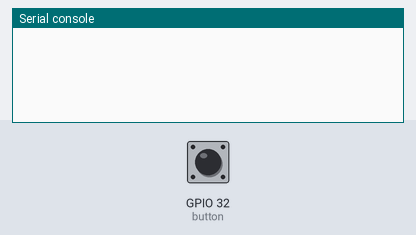
Simulated run of this program. Board: ESP32 board running MicroPython. On the bench: the last lines printed to the serial console. The inputs (shaded band) are chosen by the test bench; at power-on: GPIO 32 (button) HIGH.

Above: at 1.2 s.
1.3 s: GPIO 32 (button) pulled LOW for 0.15 s
At 2.5 s:
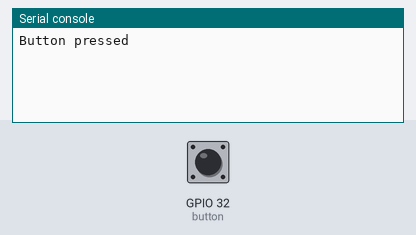
2.9 s: GPIO 32 (button) pulled LOW for 1 s
At 4.5 s:
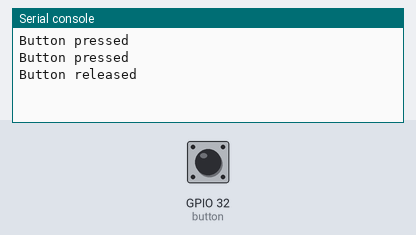

Measured:
- after the input at 1.3 s, the serial console: prints a new line at once (image 1)
- after the input at 2.9 s, the serial console: prints a new line after 1.0 s (image 2)

The program:

lab2_check2.py
```python
from machine import Pin
import utime

button = Pin(32, Pin.IN, Pin.PULL_UP)

last_press_time = 0
debounce_ms = 200

def button_handler(pin):
    global last_press_time
    current_time = utime.ticks_ms()
    if current_time - last_press_time > debounce_ms:
        last_press_time = current_time
        if pin.value() == 0:
            print("Button pressed")
        else:
            print("Button released")
    else:
        pass

button.irq(trigger=Pin.IRQ_FALLING | Pin.IRQ_RISING, handler=button_handler)

while True:
    utime.sleep(1)
```
